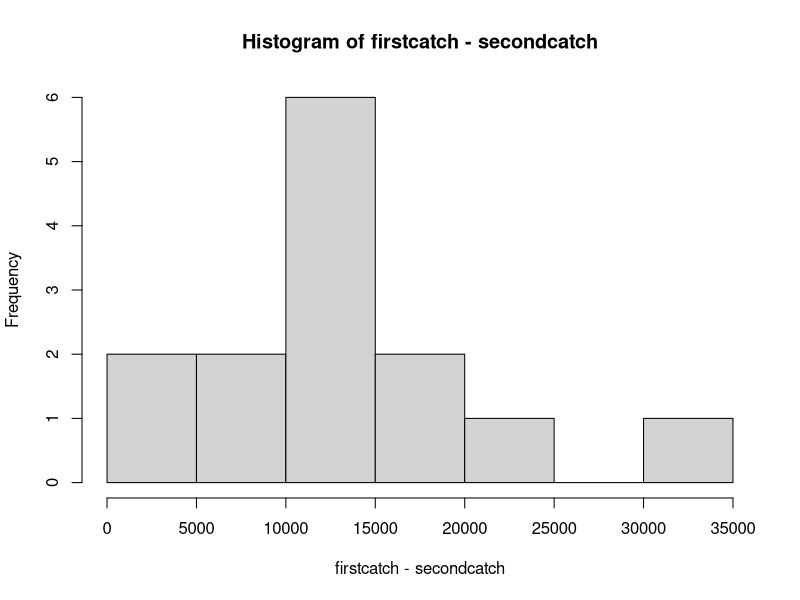
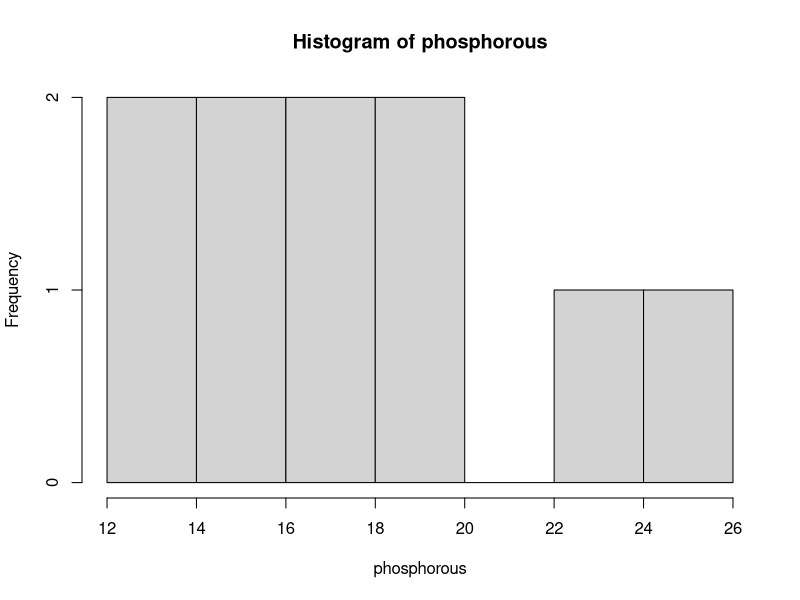
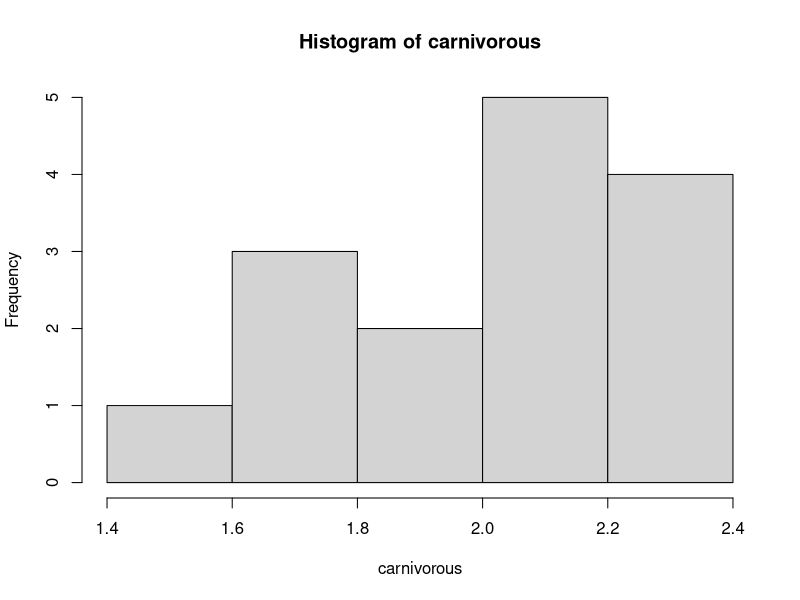
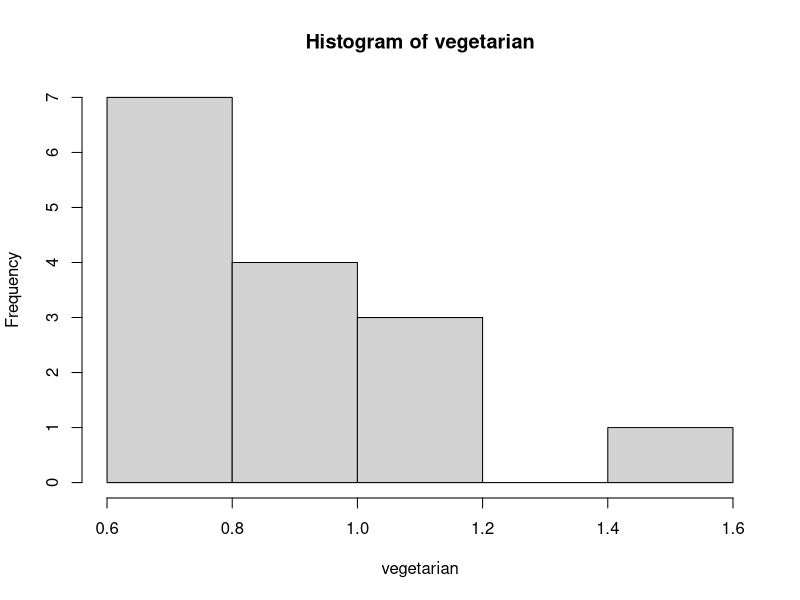

These charts were generated, in order, by the following R code:
## ---- chunk 1
firstcatch=c(91900,95200,61900,73600,114300,117000,129500,74200,112700,152100,90700,89400,127500,142200)
secondcatch=c(82900,86700,46900,41300,91600,100400,128400,55900,101700,139100,79300,76100,114100,139800)
hist(firstcatch-secondcatch)
## ---- chunk 2
t.test(firstcatch, secondcatch, paired=TRUE)
## ---- chunk 3
qt(0.975,13)
qt(0.025,13)
observed=6.3808
## ---- chunk 4
phosphorous=c(18.4,12.9,15.3,18.3,15.6,23.3,16.5,12.3,24.6,16.2)
hist(phosphorous)
## ---- chunk 5
t.test(phosphorous, mu=15)
## ---- chunk 6
qt(0.95,9)
observed=1.8462
## ---- chunk 7
p.value=0.09794/2
p.value
## ---- chunk 8
carnivorous=c(2.3,1.8,1.9,1.8,2.1,2.3,2.0,2.2,2.2,1.5,1.8,2.1,2.3,2.2,2.3)
vegetarian=c(1.6,1.1,0.7,1.0,1.0,0.9,1.2,0.8,0.9,0.6,0.7,0.6,0.8,0.8,1.1)
hist(carnivorous)
hist(vegetarian)
## ---- chunk 9
t.test(carnivorous,vegetarian)
## ---- chunk 10
qt(0.975,27.862)
qt(0.025,27.862)
observed=12.237
## ---- chunk 11
first.trophic=c(133,100,17)
top.predator=c(4,61,35)
my.data=data.frame(first.trophic, top.predator)
## ---- chunk 12
chisq.test(my.data)
## ---- chunk 13
qt(0.95,2)
observed=89.253
